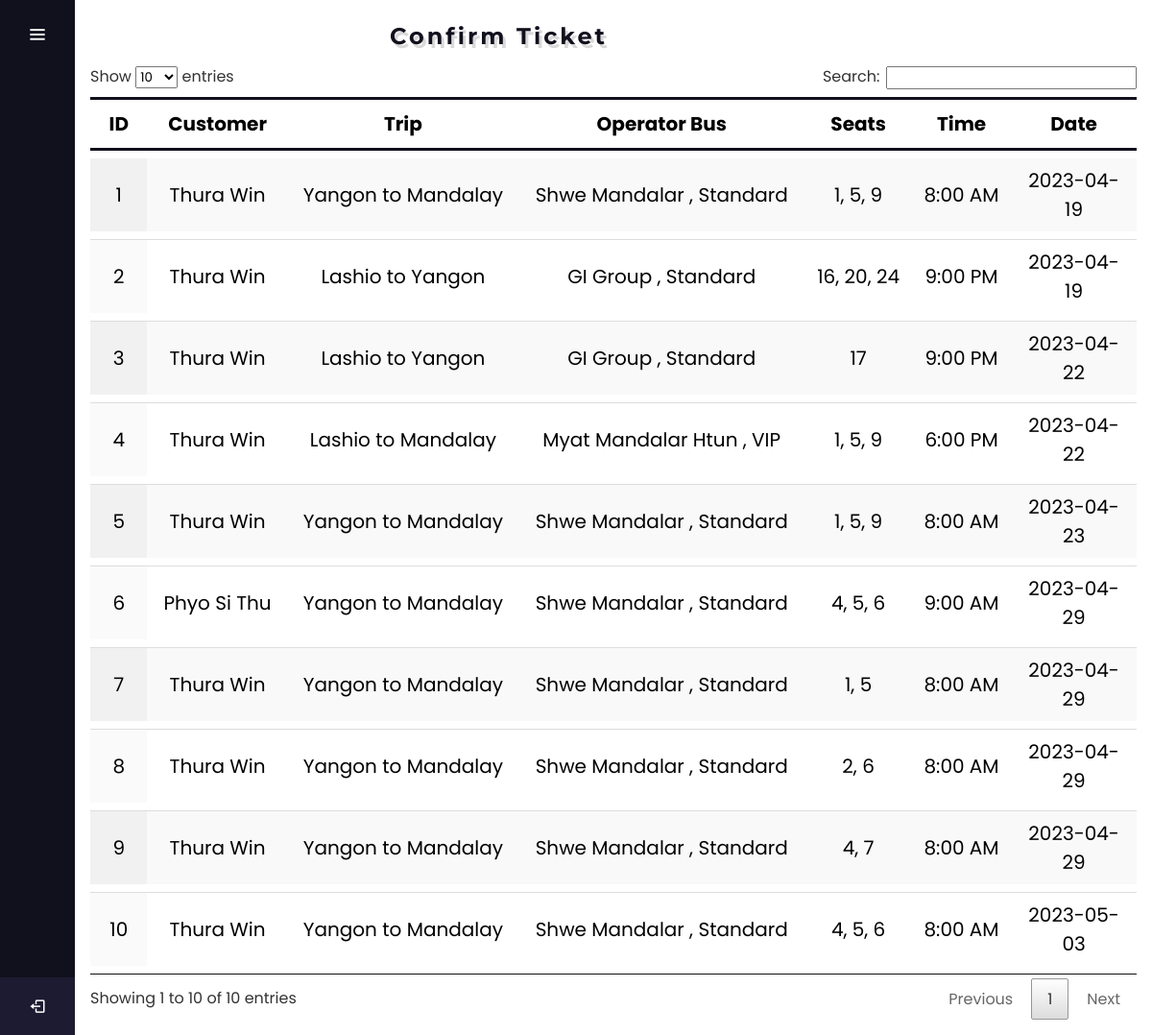
The page /Purchase.php (signed in) on the database its author committed.
### tables this page shows
CREATE TABLE `purchase` (
  `ID` int(11) NOT NULL,
  `TicketID` int(11) NOT NULL,
  `Date` date NOT NULL,
  `Customer` varchar(50) NOT NULL,
  `Ph` varchar(30) NOT NULL,
  `NRC` varchar(50) DEFAULT NULL
);

### SQL.php (called while the page is built, shortened)
<?php
	function Single_Select($Field, $Table)
	{
		include("Connect.php");
		$query 	= "	SELECT $Field FROM $Table";
		$result	= mysqli_query($connection, $query);
		return $result;
	}
?>

### Purchase.php (the view, shortened to what this page needs)
<?php
	include("Connect.php");
	include("SQL.php");
?>
<!DOCTYPE html>
<html lang="en" dir="ltr">
    <head>
        <link rel="stylesheet" href="New.css">
        <link rel="stylesheet" href="select2.min.css" />
        <link rel="stylesheet" href="select2.min.js" />
        <link href='https://unpkg.com/boxicons@2.0.7/css/boxicons.min.css' rel='stylesheet'>
		<link rel="stylesheet" href="https://cdnjs.cloudflare.com/ajax/libs/chosen/1.8.7/chosen.min.css">
		<link rel="stylesheet" href="https://maxcdn.bootstrapcdn.com/bootstrap/3.3.7/css/bootstrap.min.cs">
		<link rel="stylesheet" type="text/css" href="DataTables/datatables.min.css" />
    </head>
    <body>
    <?php include "Sidebar.php"; ?>
    <section class="home-section">
        <form action="Purchase.php" method="post" enctype="multipart/form-data">
            <div class="Item">
                <div class="Header">
                    <table>
                        <tr>
                            <th><h1 class="Page">Confirm Ticket</h1></th>
                            <th></th>
                        </tr>
                    </table>
                </div>
                <div class="Records">
                    <table id="tableid" class="display">
                        <thead>
                        <tr>
                            <th>ID</th>
                            <th>Customer</th>
                            <th>Trip</th>
                            <th>Operator Bus</th>
                            <th>Seats</th>
                            <th>Time</th>
                            <th>Date</th>
                        </tr>
                    </thead>
                    <tbody>
                        <?php
                            $result = Single_Select("p.ID,
                                                    p.Customer,
                                                    CONCAT(d.Name, ' to ', a.Name) AS Route,
                                                    CONCAT(o.Name, ' , ', b.Type) AS Operator_Bus,
                                                    GROUP_CONCAT(r.Seat ORDER BY r.Seat ASC SEPARATOR ', ') AS Seats,
                                                    t.DTime,
                                                    p.Date","Purchase p
                                                    JOIN Ticket ti ON p.TicketID = ti.ID
                                                    JOIN Trip t ON ti.TripID = t.ID
                                                    JOIN Bus b ON ti.BusID = b.ID
                                                    JOIN Operator o ON ti.OperatorID = o.ID
                                                    JOIN City d ON t.DCity = d.ID
                                                    JOIN City a ON t.ACity = a.ID
                                                    JOIN Record r ON p.ID = r.ID
                                                    GROUP BY p.ID;");
                            $count	= mysqli_num_rows($result);
                            for ($i=0; $i < $count; $i++)
                            {
                                $rows 	=	mysqli_fetch_array($result);
                                $ID 	= 	$rows["ID"];
                                echo("<tr>");
                                echo("<td>" . $ID . "</td>");
                                echo("<td>" . $rows["Customer"] . "</td>");
                                echo("<td>" . $rows["Route"] . "</td>");
                                echo("<td>" . $rows["Operator_Bus"] . "</td>");
                                echo("<td>" . $rows["Seats"] . "</td>");
                                echo("<td>" . date("g:i A", strtotime($rows["DTime"])) . "</td>");
                                echo("<td>" . $rows["Date"] . "</td>");
                                echo("</tr>");
                                }
                        ?>
                        </tbody>
                    </table>
                </div>
            </div>
        </form>
    </section>
    </body>
</html>

### New.css (style rules this page uses)
:root { --first-color: #11101D; --input-color: #80868B; --border-color: #DADCE0; --normal-font-size: 1rem; --small-font-size: .75rem; }
* { margin: 0; padding: 0; box-sizing: border-box; font-family: "Poppins" , sans-serif; }
.home-section { padding: 1rem; position: relative; background: #fff; min-height: 100vh; top: 0; left: 78px; width: calc(100% - 78px); transition: all 0.5s ease; z-index: 2; }
.Item { font-size: var(--normal-font-size); }
.Item .Header { width: 100%; display: block; align-items: center; }
.Item .Header table tr th { padding: 5px; }
.Item .Header table tr th:first-child { width: 50%; text-align: right; }
.Item .Header .Page { color: var(--first-color); font-size: 30; font-weight: 700; letter-spacing: 3px; font-family: 'Montserrat', sans-serif; text-shadow: 3px 4px rgba(0, 0, 0, .15);; }
.Item .Header table { width: 100%; border-collapse: separate; }
.Item .Records { width: 100%; height: 85%; margin-top: .5rem; overflow: auto; }
.Item .Records table { width: 100%; margin: 0 auto; font-size: 20px; border-collapse:separate; border-spacing:0 .5rem; }
.Item .Records table tr { transition: all .3s ease-in-out; }
.Item .Records table tr td { font-weight: 400; }
.Item .Records table tr th { border-top: 3px solid var(--first-color); border-bottom: 3px solid var(--first-color); }
.Item .Records table tr td { text-align: center; }
.Item .Records table tr td:last-child { width: 12%; }

### rows shown on the page
purchase: ID "1", Customer "Thura Win", Route "Yangon to Mandalay", Operator_Bus "Shwe Mandalar , Standard", Seats "1, 5, 9", DTime "8:00 AM", Date "2023-04-19"
purchase: ID "2", Customer "Thura Win", Route "Lashio to Yangon", Operator_Bus "GI Group , Standard", Seats "16, 20, 24", DTime "9:00 PM", Date "2023-04-19"
purchase: ID "3", Customer "Thura Win", Route "Lashio to Yangon", Operator_Bus "GI Group , Standard", Seats "17", DTime "9:00 PM", Date "2023-04-22"
purchase: ID "4", Customer "Thura Win", Route "Lashio to Mandalay", Operator_Bus "Myat Mandalar Htun , VIP", Seats "1, 5, 9", DTime "6:00 PM", Date "2023-04-22"
purchase: ID "5", Customer "Thura Win", Route "Yangon to Mandalay", Operator_Bus "Shwe Mandalar , Standard", Seats "1, 5, 9", DTime "8:00 AM", Date "2023-04-23"
purchase: ID "6", Customer "Phyo Si Thu", Route "Yangon to Mandalay", Operator_Bus "Shwe Mandalar , Standard", Seats "4, 5, 6", DTime "9:00 AM", Date "2023-04-29"
purchase: ID "7", Customer "Thura Win", Route "Yangon to Mandalay", Operator_Bus "Shwe Mandalar , Standard", Seats "1, 5", DTime "8:00 AM", Date "2023-04-29"
purchase: ID "8", Customer "Thura Win", Route "Yangon to Mandalay", Operator_Bus "Shwe Mandalar , Standard", Seats "2, 6", DTime "8:00 AM", Date "2023-04-29"
purchase: ID "9", Customer "Thura Win", Route "Yangon to Mandalay", Operator_Bus "Shwe Mandalar , Standard", Seats "4, 7", DTime "8:00 AM", Date "2023-04-29"
purchase: ID "10", Customer "Thura Win", Route "Yangon to Mandalay", Operator_Bus "Shwe Mandalar , Standard", Seats "4, 5, 6", DTime "8:00 AM", Date "2023-05-03"
